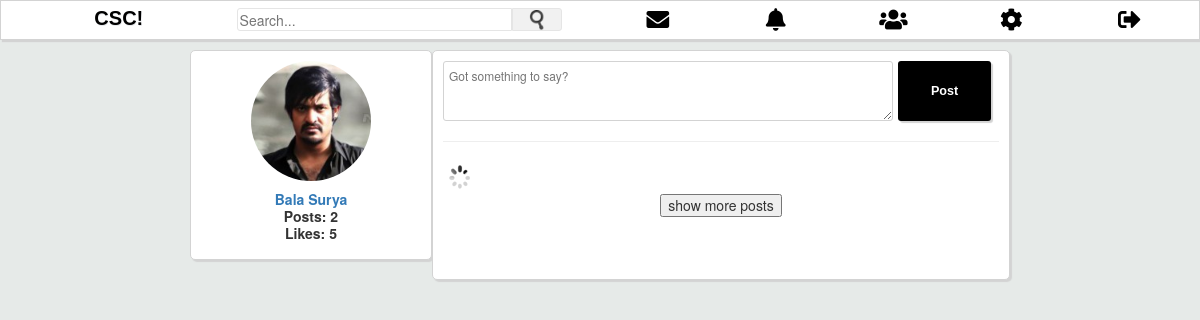
The page / on the database its author committed.
### tables this page shows
CREATE TABLE `users` (
  `id` int(11) NOT NULL,
  `first_name` varchar(50) NOT NULL,
  `last_name` varchar(50) NOT NULL,
  `username` varchar(100) NOT NULL,
  `email` varchar(100) NOT NULL,
  `student_id` int(11) NOT NULL,
  `password` varchar(255) NOT NULL,
  `signup_date` date NOT NULL,
  `profile_pic` varchar(255) NOT NULL,
  `num_posts` int(11) NOT NULL,
  `num_likes` int(11) NOT NULL,
  `user_closed` varchar(3) NOT NULL,
  `friend_array` text NOT NULL
);

### includes/classes/Notification.php (called while the page is built, shortened)
<?php
class Notification {
	private $user_obj;
	private $con;
	public function __construct($con, $user){
		$this->con = $con;
		$this->user_obj = new User($con, $user);
	}
	public function getUnreadNumber() {
		$userLoggedIn = $this->user_obj->getUsername();
		$query = mysqli_query($this->con, "SELECT * FROM notifications WHERE viewed='no' AND user_to='$userLoggedIn'");
		return mysqli_num_rows($query);
	}
}
?>

### includes/classes/User.php (called while the page is built, shortened)
<?php
class User {
	private $user;
	private $con;
	public function __construct($con, $user){
		$this->con = $con;
		$user_details_query = mysqli_query($con, "SELECT * FROM users WHERE username='$user'");
		$this->user = mysqli_fetch_array($user_details_query);
	}
	public function getUsername() {
		return $this->user['username'];
	}
	public function getNumPosts() {
		$username = $this->user['username'];
		$query = mysqli_query($this->con, "SELECT * FROM posts WHERE added_by='$username' and deleted = 'no'");
		return mysqli_num_rows($query);
	}
}
?>

### includes/classes/Message.php (called while the page is built, shortened)
<?php
class Message {
	public function __construct($con, $user){
		$this->user_obj = new User($con, $user);
	}
}
?>

### index.php (the view, shortened to what this page needs)
<?php
include("includes/header.php");
$userDetailObj = new User($con, $userLoggedIn);
$noofPosts = $userDetailObj->getNumPosts();
 ?>
	<div class="user_details column" style="height:210px;">
		<a href=profile.php?profile_username=<?php echo $userLoggedIn; ?>>  <img class="profile_picture" src="<?php echo $user['profile_pic']; ?>"> </a>
		<div class="user_details_left_right" align="center">
			<a href=profile.php?profile_username=<?php echo $userLoggedIn; ?>>
			<?php
			echo $user['first_name'] . " " . $user['last_name'];
			 ?>
			</a>
			<br>
			<?php echo "Posts: " . $noofPosts. "<br>";
			echo "Likes: " . $user['num_likes'];
			?>
        </div>
	</div>
	<div class="main_column column">
		<form class="post_form" action="index.php" method="POST">
			<textarea name="post_text" id="post_text" placeholder="Got something to say?"></textarea>
			<input type="submit" name="post" id="post_button" value="Post">
			<hr>
		</form>
		<img id="loading" src="assets/images/icons/loading.gif">
		<center><button id="showmorebtn" onclick="getData();">show more posts</button></center>
	</div>
	</div>
</body>
</html>

### assets/css/style.css (style rules this page uses)
body { line-height: 17px; background-color: #E6EAE8; }
.column { background-color: #fff; padding: 10px; border: 1px solid #D3D3D3; border-radius: 5px; box-shadow: 2px 2px 1px #D3D3D3; }
.user_details { width: 250px; margin-bottom: 20px; flex:1; }
.user_details img { height: 120px; border-radius: 100px; margin-left: auto; margin-right: auto; display: block; }
.user_details_left_right { width: 220px; margin-left: auto; margin-right: auto; font-weight: bolder; display: block; position: relative; padding-top: 10px; padding-bottom: 10px; }
.main_column { width: 70%; min-height: 190px; flex:4; }
.post_form { width: 100%; }
.post_form textarea { width: 81%; height: 60px; border-radius: 3px; margin-right: 5px; border: 1px solid #D3D3D3; font-size: 12px; padding: 5px; }
.post_form input[type="submit"] { width: 11%; height: 60px; border: none; border-radius: 3px; background-color: #000000; font-family: 'Comic Sans MS', cursive, sans-serif; color: #FFF; box-shadow: 2px 2px 1px #D3D3D3; font-size: 90%; font-weight: bolder; position: absolute; outline: 0; margin: 0; }

### rows shown on the page
users: profile_pic (picture), first_name "Bala", last_name "Surya", num_likes "5"

### other values the page prints
$noofPosts "2"
